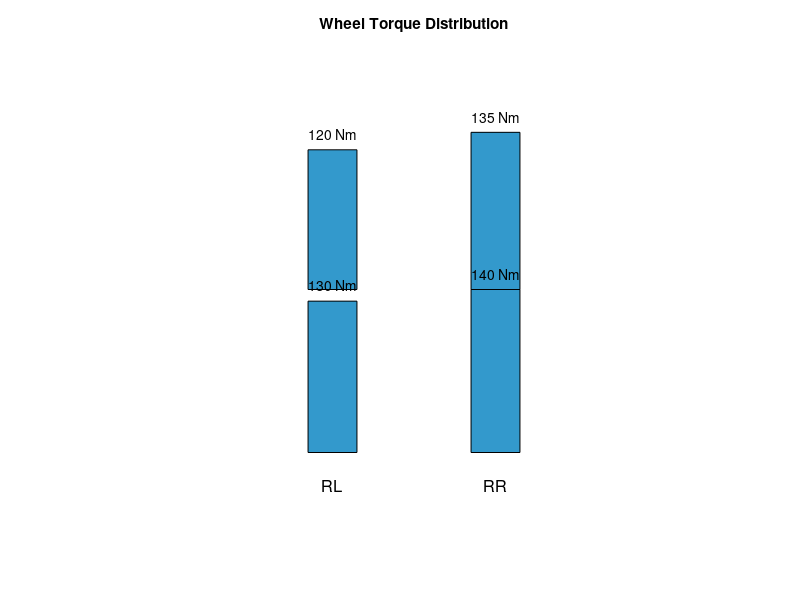

Reproduce this figure in MATLAB.
% Torque values for each wheel [Nm]
torque = [120, 135, 130, 140];  % [FL, FR, RL, RR]

% Create a new figure and axes
figure;
ax = axes;
hold on;
axis equal;
axis off;
title('Wheel Torque Distribution');

% Define bar width and spacing
barWidth = 0.3;
maxTorque = max(torque);

% Positions for each wheel (x, y)
positions = [
    1, 2;  % FL
    2, 2;  % FR
    1, 1;  % RL
    2, 1   % RR
];

labels = {'FL', 'FR', 'RL', 'RR'};

% Draw each torque bar at correct position
for i = 1:4
    x = positions(i,1);
    y = positions(i,2);

    % Plot vertical bar upward from wheel center
    rectangle('Position', [x - barWidth/2, y, barWidth, torque(i)/maxTorque],'FaceColor', [0.2 0.6 0.8], 'EdgeColor', 'k');
    
    % Add text label
    text(x, y - 0.2, labels{i}, 'HorizontalAlignment', 'center', 'FontSize', 12);
    text(x, y + torque(i)/maxTorque + 0.1, sprintf('%d Nm', torque(i)), ...
         'HorizontalAlignment', 'center', 'FontSize', 10);
end

% Set limits
xlim([0.5 2.5]);
ylim([0.5 3.5]);
